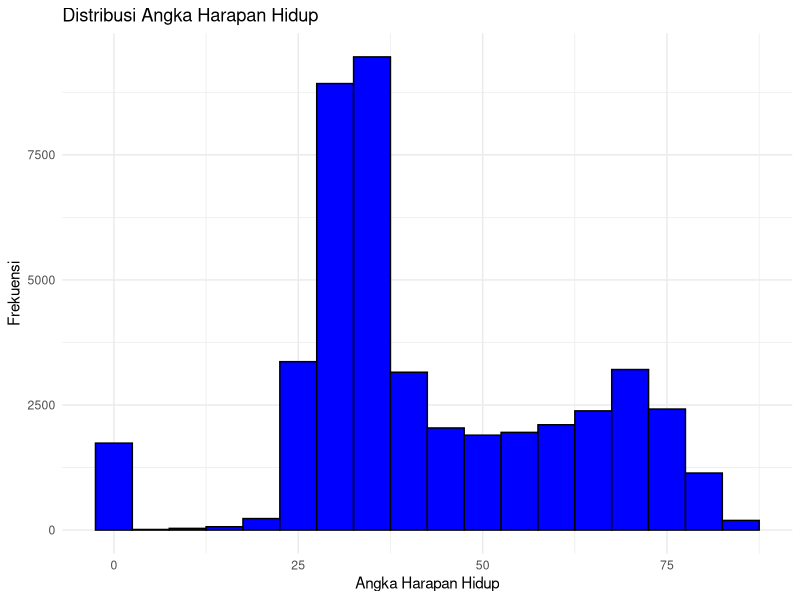
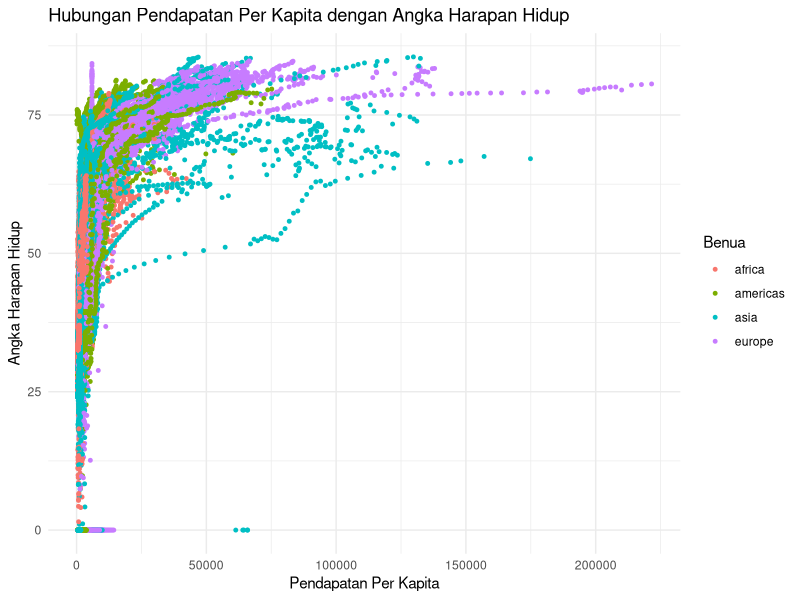
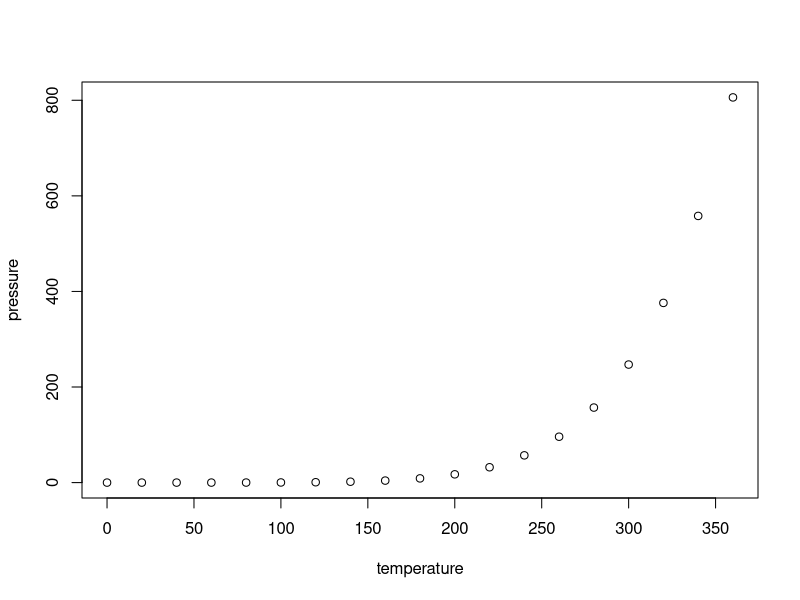

The R script that drew these images, in order:
## ---- chunk 1
knitr::opts_chunk$set(echo = TRUE)
## ---- chunk 2
library(readr)
Data <- read_csv("Data.csv")
View(Data)
## ---- chunk 3
library(ggplot2)

ggplot(Data, aes(x = Angka_Harapan_Hidup)) +
  geom_histogram(binwidth = 5, fill = "blue", color = "black") +
  labs(title = "Distribusi Angka Harapan Hidup", x = "Angka Harapan Hidup", y = "Frekuensi") +
  theme_minimal()
## ---- chunk 4
library(ggplot2)

# Membuat scatter plot untuk analisis bivariat
ggplot(Data, aes(x = Pendapatan_per_kapita, y = Angka_Harapan_Hidup, color = Benua)) +
  geom_point(size = 1) +
  labs(title = "Hubungan Pendapatan Per Kapita dengan Angka Harapan Hidup", 
       x = "Pendapatan Per Kapita", 
       y = "Angka Harapan Hidup") +
  theme_minimal()
## ---- chunk 5
summary(cars)
## ---- chunk 6
plot(pressure)
